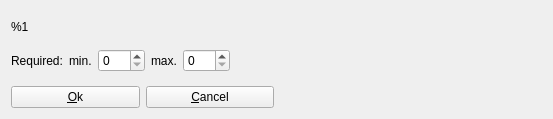
<?xml version="1.0" encoding="UTF-8"?>
<ui version="4.0">
 <class>feature_select_require</class>
 <widget class="QWidget" name="feature_select_require">
  <property name="geometry">
   <rect>
    <x>0</x>
    <y>0</y>
    <width>553</width>
    <height>119</height>
   </rect>
  </property>
  <property name="windowTitle">
   <string>Edit required feature</string>
  </property>
  <property name="windowIcon">
   <iconset resource="../configurator.qrc">
    <normaloff>:/images/chart_organisation.png</normaloff>:/images/chart_organisation.png</iconset>
  </property>
  <property name="action" stdset="0">
   <string>CategoryFeatureEdit feature { id={main.id}; minQuantity {{main.minQuantity}}; maxQuantity {{main.maxQuantity}} }</string>
  </property>
  <property name="answer" stdset="0">
   <string>CategoryFeatureEdit feature { id={main.selected}; minQuantity {{min}}; maxQuantity {{max}} }</string>
  </property>
  <layout class="QGridLayout" name="gridLayout">
   <item row="3" column="0">
    <layout class="QHBoxLayout" name="horizontalLayout">
     <item>
      <widget class="QPushButton" name="select">
       <property name="text">
        <string>&amp;Ok</string>
       </property>
       <property name="form" stdset="0">
        <string notr="true">_CLOSE_</string>
       </property>
       <property name="datasignal:clicked" stdset="0">
        <string>add_feature_required</string>
       </property>
       <property name="state:enabled" stdset="0">
        <string>{main.selected}&gt;0</string>
       </property>
      </widget>
     </item>
     <item>
      <widget class="QPushButton" name="cancel">
       <property name="text">
        <string>&amp;Cancel</string>
       </property>
       <property name="form" stdset="0">
        <string notr="true">_CLOSE_</string>
       </property>
      </widget>
     </item>
    </layout>
   </item>
   <item row="1" column="0" colspan="2">
    <layout class="QFormLayout" name="formLayout">
     <item row="0" column="0">
      <widget class="QLabel" name="label">
       <property name="text">
        <string>Required:</string>
       </property>
       <property name="buddy">
        <cstring>min</cstring>
       </property>
      </widget>
     </item>
     <item row="0" column="1">
      <layout class="QHBoxLayout" name="horizontalLayout_7">
       <item>
        <widget class="QLabel" name="label_min_requires">
         <property name="text">
          <string>min.</string>
         </property>
         <property name="buddy">
          <cstring>min</cstring>
         </property>
        </widget>
       </item>
       <item>
        <widget class="QSpinBox" name="min">
         <property name="maximum">
          <number>999</number>
         </property>
        </widget>
       </item>
       <item>
        <widget class="QLabel" name="label_max_requires">
         <property name="text">
          <string>max.</string>
         </property>
         <property name="buddy">
          <cstring>max</cstring>
         </property>
        </widget>
       </item>
       <item>
        <widget class="QSpinBox" name="max">
         <property name="maximum">
          <number>999</number>
         </property>
        </widget>
       </item>
       <item>
        <spacer name="horizontalSpacer_4">
         <property name="orientation">
          <enum>Qt::Horizontal</enum>
         </property>
         <property name="sizeHint" stdset="0">
          <size>
           <width>40</width>
           <height>20</height>
          </size>
         </property>
        </spacer>
       </item>
      </layout>
     </item>
    </layout>
   </item>
   <item row="0" column="0" colspan="2">
    <widget class="QLabel" name="feature">
     <property name="text">
      <string>%1</string>
     </property>
     <property name="action" stdset="0">
      <string>FeatureRequest feature {id={main.id}}</string>
     </property>
     <property name="answer" stdset="0">
      <string>Feature feature {id={?}; parentID={?}; name{{1}}; description{{?}}; used_categories{{?}}}</string>
     </property>
    </widget>
   </item>
  </layout>
 </widget>
 <tabstops>
  <tabstop>min</tabstop>
  <tabstop>max</tabstop>
  <tabstop>select</tabstop>
  <tabstop>cancel</tabstop>
 </tabstops>
 <resources>
  <include location="../configurator.qrc"/>
 </resources>
 <connections/>
</ui>
